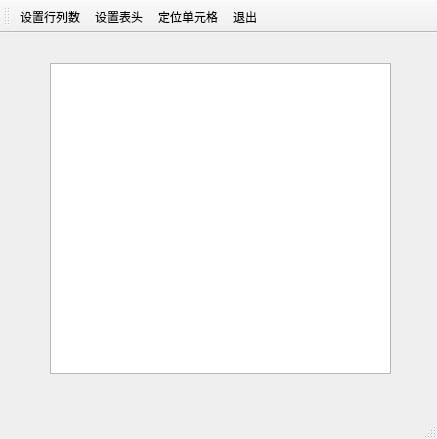
<?xml version="1.0" encoding="UTF-8"?>
<ui version="4.0">
 <class>TFormTable</class>
 <widget class="QMainWindow" name="TFormTable">
  <property name="geometry">
   <rect>
    <x>0</x>
    <y>0</y>
    <width>437</width>
    <height>439</height>
   </rect>
  </property>
  <property name="windowTitle">
   <string>MainWindow</string>
  </property>
  <widget class="QWidget" name="centralwidget">
   <widget class="QTableView" name="tableView">
    <property name="geometry">
     <rect>
      <x>50</x>
      <y>30</y>
      <width>341</width>
      <height>311</height>
     </rect>
    </property>
   </widget>
  </widget>
  <widget class="QStatusBar" name="statusbar"/>
  <widget class="QToolBar" name="toolBar">
   <property name="windowTitle">
    <string>toolBar</string>
   </property>
   <property name="toolButtonStyle">
    <enum>Qt::ToolButtonTextUnderIcon</enum>
   </property>
   <attribute name="toolBarArea">
    <enum>TopToolBarArea</enum>
   </attribute>
   <attribute name="toolBarBreak">
    <bool>false</bool>
   </attribute>
   <addaction name="actTab_SetSize"/>
   <addaction name="actTab_SetHeader"/>
   <addaction name="actTab_Locate"/>
   <addaction name="actFile_Quit"/>
  </widget>
  <action name="actTab_SetSize">
   <property name="icon">
    <iconset resource="res.qrc">
     <normaloff>:/images/images/230.bmp</normaloff>:/images/images/230.bmp</iconset>
   </property>
   <property name="text">
    <string>设置行列数</string>
   </property>
   <property name="toolTip">
    <string>设置表的行数和列数</string>
   </property>
  </action>
  <action name="actTab_SetHeader">
   <property name="icon">
    <iconset resource="res.qrc">
     <normaloff>:/images/images/516.bmp</normaloff>:/images/images/516.bmp</iconset>
   </property>
   <property name="text">
    <string>设置表头</string>
   </property>
   <property name="toolTip">
    <string>设置表头标题</string>
   </property>
  </action>
  <action name="actFile_Quit">
   <property name="icon">
    <iconset resource="res.qrc">
     <normaloff>:/images/images/132.bmp</normaloff>:/images/images/132.bmp</iconset>
   </property>
   <property name="text">
    <string>退出</string>
   </property>
   <property name="toolTip">
    <string>退出本软件</string>
   </property>
  </action>
  <action name="actTab_Locate">
   <property name="icon">
    <iconset resource="res.qrc">
     <normaloff>:/images/images/2.ico</normaloff>:/images/images/2.ico</iconset>
   </property>
   <property name="text">
    <string>定位单元格</string>
   </property>
   <property name="toolTip">
    <string>定位到某个单元格</string>
   </property>
  </action>
 </widget>
 <resources>
  <include location="res.qrc"/>
 </resources>
 <connections>
  <connection>
   <sender>actFile_Quit</sender>
   <signal>triggered()</signal>
   <receiver>TFormTable</receiver>
   <slot>close()</slot>
   <hints>
    <hint type="sourcelabel">
     <x>-1</x>
     <y>-1</y>
    </hint>
    <hint type="destinationlabel">
     <x>218</x>
     <y>219</y>
    </hint>
   </hints>
  </connection>
 </connections>
</ui>
